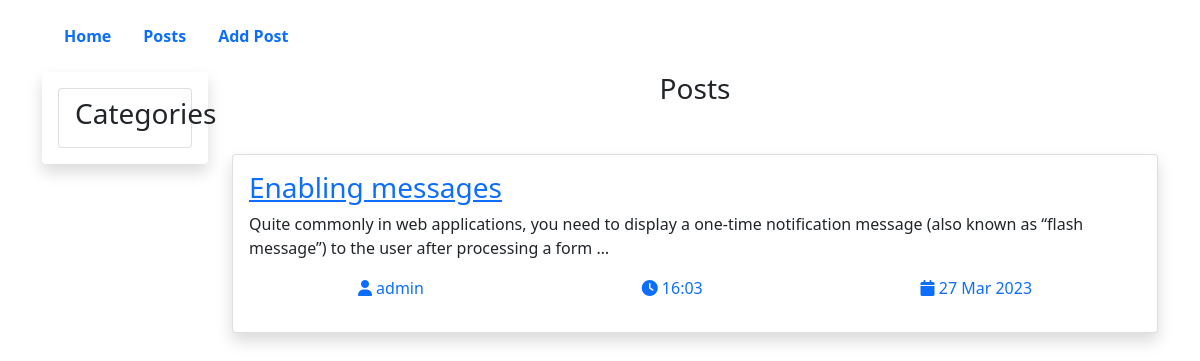
The page /posts/category/front-end/ on the database its author committed.
### articles/models.py (models this page shows, shortened)
class Article(models.Model):
    title = models.CharField(max_length=300)
    slug = models.SlugField(max_length=300, unique=True)
    tag = models.ManyToManyField(Tag, related_name="tags")
    category = models.ForeignKey(Category, on_delete=models.CASCADE, related_name='categories')
    author = models.ForeignKey(User, on_delete=models.PROTECT, null=True)
    body = models.TextField()
    published = models.BooleanField(default=False)
    published_date = models.DateTimeField(auto_now_add=True)
    on_top = models.BooleanField(default=False)
    comments = models.PositiveIntegerField(default=0)
    views = models.PositiveIntegerField(default=0)

### articles/views.py (the view)
# urls.py: path("category/<slug:category_slug>/", views.category_list, name='category_list'),
def category_list(request, category_slug):
    category = Category.objects.get(slug=category_slug)
    articles = Article.objects.filter(category=category)
    return render(request, 'articles/category_posts.html', context={"posts":articles})

### templates/articles/category_posts.html (shortened to what this page needs)
{% extends '../base.html' %}
{% load static %}
{% block content %}
<main>
    <div class="container">
        <div class="row">
            <div class="col-2">
                <ul class="list-group p-3 shadow">
                    <li class="list-group-item fs-3">
                        <h3>Categories</h3>
                    </li>
                </ul>
            </div>
            <div class="col-10">
                <h3 class="text-center">Posts</h3>
                <div class="posts d-flex justify-content-center align-items-center gap-5">
                    {% for article in posts %}
                    <div class="card p-3 shadow">
                        <a href="{% url 'articles:detail' article.id %}">
                            <h3>{{article.title}}</h3>
                        </a>
                        <p>{{article.body|truncatewords:'25'}}</p>
                        <p class="d-flex justify-content-around">
                            <a href="#" class="text-decoration-none">
                                <i class="fa-solid fa-user"></i>
                                {{article.author}}
                            </a>
                            <a href="#" class="text-decoration-none">
                                <i class="fa-solid fa-clock"></i>
                                {{article.published_date|date:'H:m'}}
                            </a>
                            <a href="#" class="text-decoration-none">
                                <i class="fa-solid fa-calendar"></i>
                                {{article.published_date|date:'d M Y'}}
                            </a>
                        </p>
                    </div>
                    {% endfor %}
                </div>
            </div>
        </div>
    </div>
</main>
{% endblock %}

### rows shown on the page
Article: title "Enabling messages", body "Quite commonly in web applications, you need to display a one-time notification message (also known as “flash message”) to the user after processing a form …", author "admin", published_date "16:03", published_date "27 Mar 2023"
